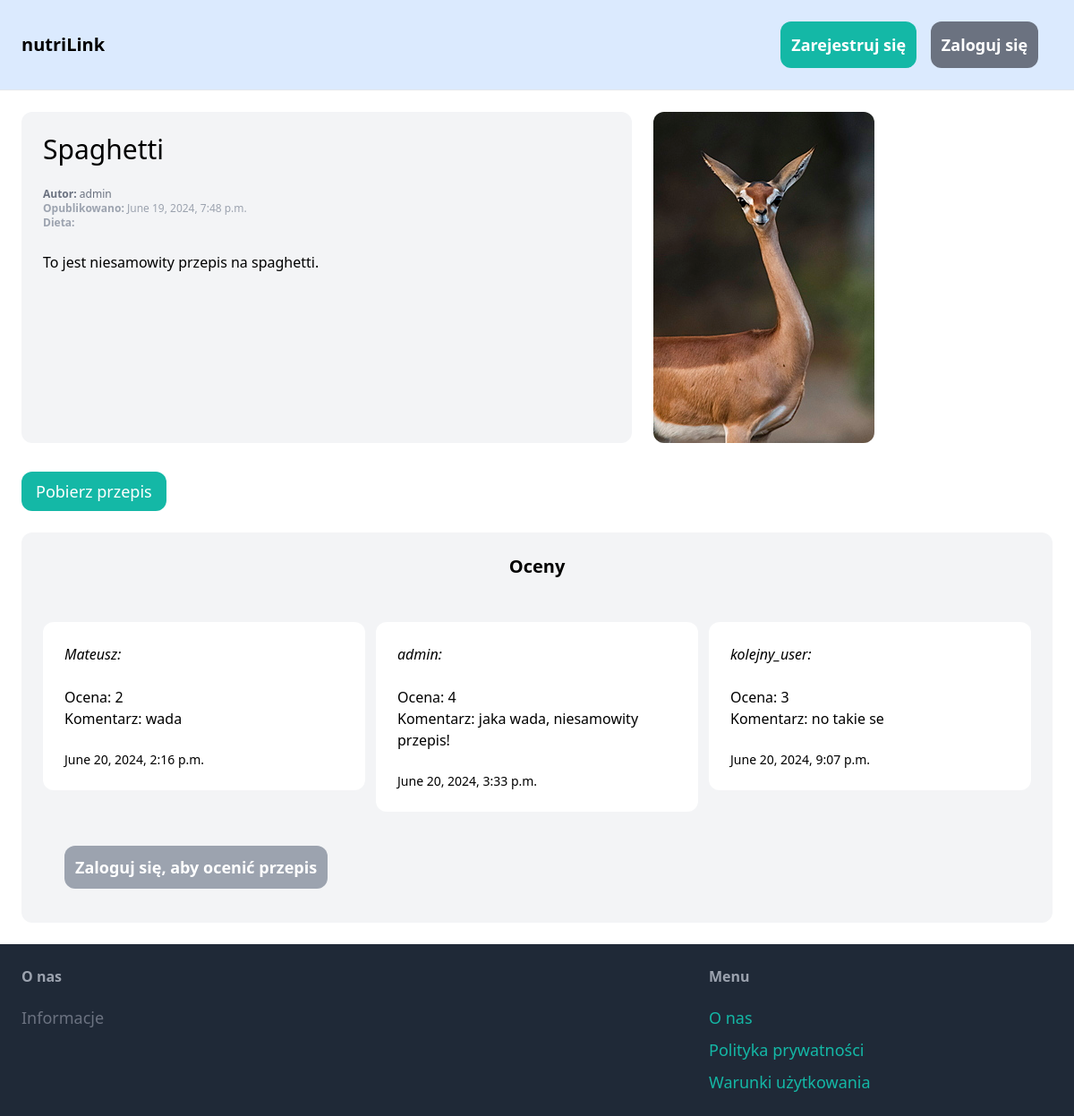
The app's page /5/ with its own data.
### nutriLink/models.py (models this page shows, shortened)
class Recipe(models.Model):
    recipe_name = models.CharField(max_length=150, unique=True)
    user = models.ForeignKey(User, related_name='recipes', on_delete=models.CASCADE)
    contents = models.TextField()
    picture = models.ImageField(upload_to='uploads/')
    pub_date = models.DateTimeField(auto_now_add=True)
    tag = models.CharField(max_length=100, default='')

class Review(models.Model):
    user = models.ForeignKey(User, related_name='created_reviews', on_delete=models.CASCADE)
    recipe = models.ForeignKey(Recipe, related_name='recipe_reviews', on_delete=models.CASCADE)
    stars = models.IntegerField(validators=[MinValueValidator(1), MaxValueValidator(5)])
    comment = models.TextField()
    pub_date = models.DateTimeField(auto_now_add=True)

### nutriLink/views.py (the view)
# urls.py: path('<int:pk>/', views.recipe, name="recipe"),
def recipe(request, pk):
    recipe = get_object_or_404(Recipe, pk=pk)
    reviews = Review.objects.filter(recipe=recipe)
    if request.method == 'POST':
        form = ReviewForm(request.POST)
        if form.is_valid():
            review = form.save(commit=False)
            review.recipe = recipe
            review.user = request.user
            review.save()
            return redirect('nutriLink:recipe', pk=pk)
    else:
        form = ReviewForm()
    try:
        return render(request, 'nutriLink/recipe.html', {
            'recipe': recipe,
            'reviews': reviews,
            'form': form,
        })
    except (KeyError, Recipe.DoesNotExist):
        return render(request,"nutriLink/recipe.html",{
                'recipe': recipe,
                'error_message': "Przepis nie istnieje.",
                'reviews': reviews,
            },
        )

### templates/nutriLink/recipe.html (shortened to what this page needs)
{% extends 'nutriLink/base.html' %}
{% block content %}
    <div class="grid grid-cols-5 gap-6">
        <div class="col-span-3 p-6 bg-gray-100 rounded-xl">
            <h1 class="mb-6 text-3xl">{{ recipe.recipe_name }}</h1>
            <p class="text-gray-500 text-xs"><strong>Autor: </strong>{{ recipe.user.username }}</p>
            <p class="text-gray-400 text-xs"><strong>Opublikowano: </strong>{{ recipe.pub_date }}</p>
            <p class="text-gray-400 text-xs"><strong>Dieta: </strong>{{ recipe.tag }}</p>
            <br>
            <p style="white-space: pre-line;">{{ recipe.contents }}</p>
        </div>
        <div class="col-span-2">
            <img src="{{ recipe.picture.url }}" class="rounded-xl">
        </div>
        <a href="{% url 'nutriLink:recipe_text' recipe.id %}">
            <button class="mt-2 py-2 px-4 text-lg bg-teal-500 hover:bg-teal-700 rounded-xl text-white" id="download">Pobierz przepis</button>
        </a>
        <div id="message-container"></div>
    </div>
    <div class="mt-6 px-6 py-6 bg-gray-100 rounded-xl">
        <h3 class="mb-12 text-xl text-center font-semibold">Oceny</h3>
        <div class="grid grid-cols-3 gap-3">
            {% for comment in reviews %}
                <div>
                        <div class="p-6 bg-white rounded-xl">
                            <h2 class="text-base italic">{{ comment.user }}:</h2>
                            <br>
                            <h2 class="text-base">Ocena: {{ comment.stars }}</h2>
                            <h2 class="text-base">Komentarz: {{ comment.comment }}</h2>
                            <br>
                            <h3 class="text-sm">{{ comment.pub_date }}</h3>
                        </div>
                </div>
            {% endfor %}
        </div>
        <div class="mt-6 px-6 py-6">
            {% if request.user.is_authenticated %}
                <h3 class="mb-12 text-l font-semibold">Oceń przepis</h3>
                <form method="post" action=".">
                    {% csrf_token %}
                    <div class="space-y-4">
                        {{ form.as_p }}
                    </div>
                    {% if form.errors or form.non_field_errors %}
                        <div class="mb-3 p-6 bg-red-100 rounded-xl">
                            {% for field in form %}
                                {{ field.errors }}
                            {% endfor %}
                            {{ form.non_field_errors }}
                        </div>
                    {% endif %}
                    <button class="mt-6 py-4 px-8 text-lg bg-teal-500 hover:bg-teal-700 rounded-xl text-white" id="opinion-button">Publikuj</button>
                </form>
            {% else %}
                <a href="{% url 'nutriLink:login' %}" class="px-3 py-3 text-lg font-semibold bg-gray-400 text-white rounded-xl hover:bg-gray-500">Zaloguj się, aby ocenić przepis</a>
            {% endif %}
        </div>
    </div>
{% endblock %}

### records on screen
Recipe: recipe_name "Spaghetti", user.username "admin", pub_date "June 19, 2024, 7:48 p.m.", contents "To jest niesamowity przepis na spaghetti.", picture (picture)
Review: user "Mateusz", stars "2", comment "wada", pub_date "June 20, 2024, 2:16 p.m."
Review: user "admin", stars "4", comment "jaka wada, niesamowity przepis!", pub_date "June 20, 2024, 3:33 p.m."
Review: user "kolejny_user", stars "3", comment "no takie se", pub_date "June 20, 2024, 9:07 p.m."
